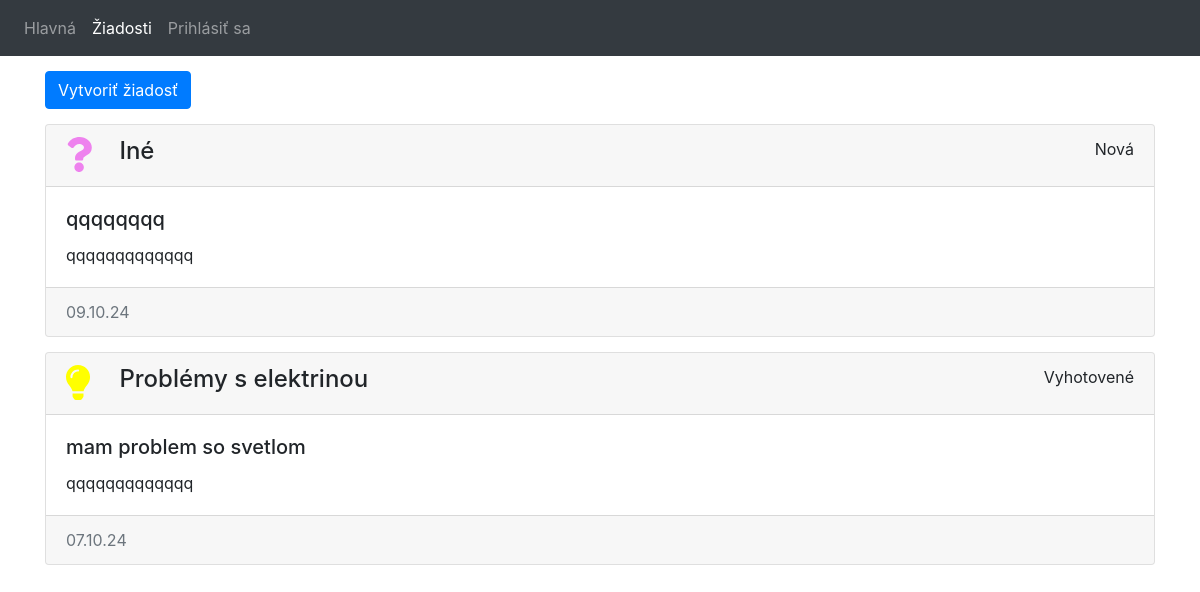
Page /applications.php on the committed database.
### tables this page shows
CREATE TABLE `applications` (
  `id` int NOT NULL,
  `title` varchar(50) DEFAULT NULL,
  `text` varchar(2500) DEFAULT NULL,
  `state` varchar(50) DEFAULT NULL,
  `date` varchar(50) DEFAULT NULL,
  `category` varchar(50) DEFAULT NULL
);

### applications.php (the view, shortened to what this page needs)
<?php
	require "connection.php";
	$link = mysqli_connect($host, $user, $password, $datebase);
	$result = mysqli_query($link, "SELECT * FROM `applications` ORDER BY `applications`.`id` DESC");
    $applicationsData = mysqli_fetch_all($result, MYSQLI_ASSOC);
?>
<!DOCTYPE html>
<html lang="en">
<head>
	<link rel="stylesheet" href="https://cdn.jsdelivr.net/npm/bootstrap@4.6.0/dist/css/bootstrap.min.css">
</head>
<body>
	<header>
      <nav class="navbar navbar-expand-lg navbar-dark bg-dark">
        <div class="collapse navbar-collapse" id="navbarSupportedContent">
          <ul class="navbar-nav mr-auto">
            <li class="nav-item">
              <a class="nav-link" href="index.php">Hlavná</a>
            </li>
            <li class="nav-item active">
              <a class="nav-link" href="#">Žiadosti </a>
            </li>
            <li class="nav-item">
              <?php if(!isset($_COOKIE['user'])) : ?>
                <a href="" class="nav-link" data-toggle="modal" data-target="#exampleModal">Prihlásiť sa</a>
              <?php endif; ?>
            </li>
          </ul>
        </div>
      </nav>
    </header>
    <div class="container" style="padding-top: 15px;">
      <?php  if(!empty($_COOKIE)): ?>
        <button style='margin-bottom: 15px;' type="button" class="btn btn-primary" data-toggle="modal" data-target="#exampleModal1">
          Vytvoriť žiadosť
        </button>
      <?php endif; ?>
      <?php
        foreach ($applicationsData as $aplication) {
          $categoryText='';
          $categoryIcon='';
          if($aplication['category'] == 'light'){
            $categoryText = 'Problémy s elektrinou';
            $categoryIcon = "<i style='font-size: 35px; color: yellow;' class='fas fa-lightbulb'></i>";
          } else if($aplication['category'] == 'water') {
            $categoryText = 'Problémy s vodovodom';
            $categoryIcon = "<i style='font-size: 35px; color: blue;' class='fas fa-tint'></i>";
          } else if($aplication['category'] == 'home') {
            $categoryText = 'Dvorová zóna';
            $categoryIcon = "<i style='font-size: 35px; color: green;' class='fas fa-tree'></i>";
          } else if($aplication['category'] == 'none'){
            $categoryText = 'Iné';
            $categoryIcon = "<i style='font-size: 35px; color: violet;' class='fas fa-question'></i>";
          }
          echo "<div class='card ' style='margin-bottom: 15px;'>
        <div class='card-header'>
          <div style='display: flex;'>
            <div style='width: 5%;'>" . $categoryIcon . "</div>
            <div style='width: 70%;'><h4>" . $categoryText . "</h4></div>
            <div style='width: 25%;text-align: right;'>" . $aplication['state'] . "</div>
          </div>
        </div>
        <div class='card-body'>
          <h5 class='card-title'>" . $aplication['title'] . "</h5>
          <p class='card-text'>" . $aplication['text'] . "</p>
        </div>
        <div class='card-footer text-muted'>
          " . $aplication['date'] . "
        </div>
      </div>";
        }
      ?>
    </div>
</body>
</html>

### rows in the picture
applications: category "Iné", state "Nová", title "qqqqqqqq", text "qqqqqqqqqqqqq", date "09.10.24"
applications: category "Problémy s elektrinou", state "Vyhotovené", title "mam problem so svetlom", text "qqqqqqqqqqqqq", date "07.10.24"
